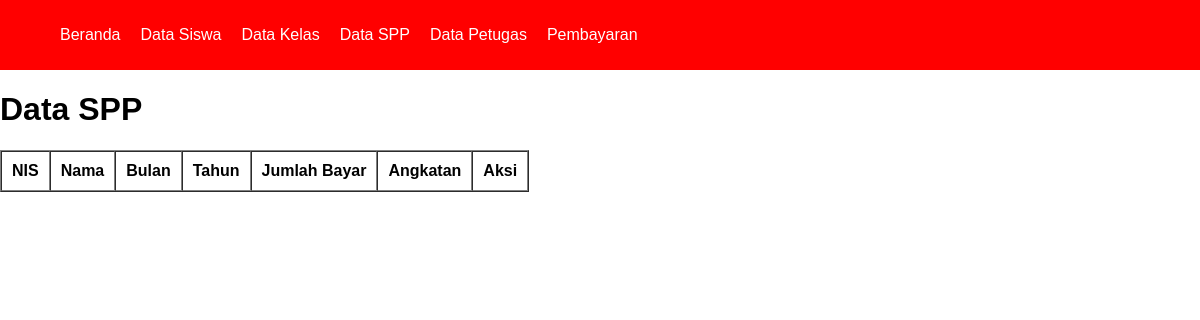
The app's page /spp/spp.php, older data.
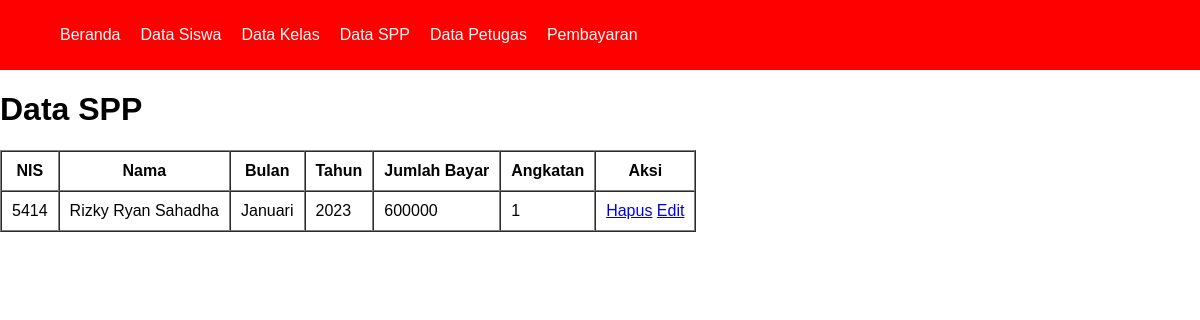
The same page, newer data.
### tables this page shows
CREATE TABLE `tb_spp` (
  `id_spp` int(5) NOT NULL,
  `nis` int(4) NOT NULL,
  `bulan` varchar(10) NOT NULL,
  `tahun` varchar(10) NOT NULL,
  `jumlah_bayar` double NOT NULL,
  `angkatan` varchar(5) NOT NULL
);

CREATE TABLE `tb_siswa` (
  `nis` int(5) NOT NULL,
  `nama_siswa` varchar(100) NOT NULL,
  `password` varchar(10) NOT NULL,
  `id_kelas` varchar(10) NOT NULL,
  `jenis_kelamin` varchar(10) NOT NULL,
  `alamat` varchar(100) NOT NULL
);

### spp/functions_spp.php (called while the page is built)
<?php
    $conn = mysqli_connect("localhost", "root", "", "spp_db");
    function query($query){
        global $conn;
        $result = mysqli_query($conn, $query);
        $rows = [];
        while( $row = mysqli_fetch_assoc($result)) {
            $rows[] = $row;
        }
        return $rows;
    }
?>

### spp/spp.php (the view, shortened to what this page needs)
<?php
    require 'functions_spp.php';
    require '../views/template/navbar.php';
    $spp = query("SELECT * FROM tb_spp INNER JOIN tb_siswa USING (nis) ORDER BY id_spp DESC")
?>
<!DOCTYPE html>
<html lang="en">
<head>
    <link rel="stylesheet" href="../CSS/style.css">
</head>
<body>
<h1>Data SPP</h1>
    <table border="1" cellspacing="0" cellpadding="10">
        <tr>
            <th>NIS</th>
            <th>Nama</th>
            <th>Bulan</th>
            <th>Tahun</th>
            <th>Jumlah Bayar</th>
            <th>Angkatan</th>
            <th>Aksi</th>
        </tr>
        <?php foreach($spp as $row) : ?>
        <tr>
            <td><?= $row["nis"]; ?></td>
            <td><?= $row["nama_siswa"]; ?></td>
            <td><?= $row["bulan"] ?></td>
            <td><?= $row["tahun"]; ?></td>
            <td><?= $row["jumlah_bayar"]; ?></td>
            <td><?= $row["angkatan"]; ?></td>
            <td>
                <a href="delete_spp.php?nis=<?= $row["id_spp"]; ?>">Hapus</a>
                <a href="update_spp.php?nis=<?= $row["id_spp"]; ?>">Edit</a>
            </td>
        </tr>
        <?php endforeach; ?>
    </table>
</body>
</html>

Row changes from the older to the newer data that the page shows:
added tb_spp: nis "5414", nis.nama_siswa "Rizky Ryan Sahadha", bulan "Januari", tahun "2023", jumlah_bayar "600000", angkatan "1"
